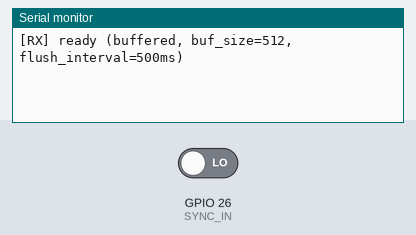
This sketch was run on a simulated ESP32. Parts: the last lines printed to the serial monitor. Inputs (shaded band) come from the test bench; at power-on: GPIO 26 (SYNC_IN) LOW. Storage starts empty; nothing arrives over Bluetooth unless stated.

Above: at 1.2 s.
1.3 s: GPIO 26 (SYNC_IN) driven HIGH
At 2.4 s:
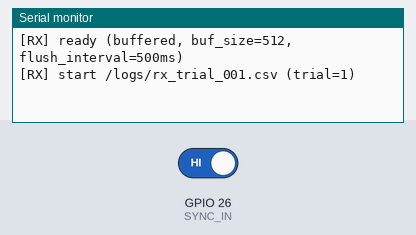
2.8 s: GPIO 26 (SYNC_IN) driven LOW
At 3.5 s:
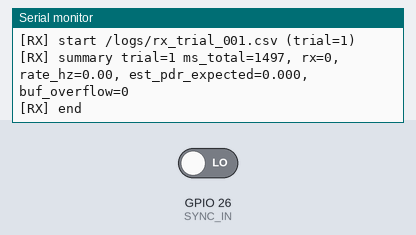

Measured:
- after the input at 1.3 s, the serial monitor: prints a new line at once (image 1)
- after the input at 2.8 s, the serial monitor: prints a new line at once (image 2)

The sketch:

RX_BLE_to_SD.ino
```cpp
// === RX_BLE_to_SD_SYNC_B.ino ===
// Board: ESP32 Dev Module (Arduino-ESP32 v3.x)
//
// 機能：パッシブスキャンでTXのMFD("MFxxxx")を受信 → SDへ記録。
//       SYNC(26)で試行ファイルを開始/終了。
// 配線：SYNC_IN=26 ← ①の SYNC_OUT=25
//      SD: CS=5, SCK=18, MISO=19, MOSI=23
//
// 出力：/logs/rx_trial_XXX.csv
//   ms,event,rssi,addr,mfd
//
// 2025-11-30: バッファリング実装（SD書き込みボトルネック対策）
//   - コールバックではリングバッファに書き込み（高速）
//   - loop()で定期的にSDへフラッシュ

#include <Arduino.h>
#include <SPI.h>
#include <SD.h>

#ifndef __has_include
  #define __has_include(x) 0
#endif
#if __has_include(<NimBLEDevice.h>)
  #include <NimBLEDevice.h>
  #define USE_NIMBLE 1
#else
  #include <BLEDevice.h>
  #include <BLEUtils.h>
  #include <BLEScan.h>
  #define USE_NIMBLE 0
#endif

static const int SD_CS                = 5;
static const int SYNC_IN              = 26;
static const uint16_t ADV_INTERVAL_MS = 100;
static const uint32_t TRIAL_MS        = 660000; // フォールバック用（11分 = 2000ms×300+α）
static const bool USE_SYNC_END        = true;   // ON向け: SYNC立ち下がりで終了（TX/TXSDと同期）

#ifndef SCAN_MS
  #define SCAN_MS 50
#endif

// ===== リングバッファ設定 =====
// 100ms interval で 300回 = 最大300エントリ
// 余裕を見て512エントリ、各48バイト → 約24KB
static const uint16_t RX_BUF_SIZE = 512;
static const uint32_t FLUSH_INTERVAL_MS = 500;  // 500ms毎にSDへフラッシュ

struct RxEntry {
  uint32_t ms;
  int8_t rssi;
  char addr[18];  // "xx:xx:xx:xx:xx:xx" + null
  char mfd[8];    // "MFxxxx" + null
};

static RxEntry rxBuf[RX_BUF_SIZE];
static volatile uint16_t rxBufHead = 0;  // 書き込み位置（コールバック）
static uint16_t rxBufTail = 0;           // 読み出し位置（loop）
static uint32_t lastFlushMs = 0;
static uint32_t bufOverflow = 0;         // オーバーフローカウント

volatile bool syncLvl=false, syncEdge=false;
File f;
static const char FW_TAG[] = "RX_BLE_to_SD_SYNC_C";  // バージョンアップ
static uint32_t trialIndex = 0;

static inline int nib(char c){
  if(c>='0'&&c<='9')return c-'0';
  if(c>='A'&&c<='F')return c-'A'+10;
  if(c>='a'&&c<='f')return c-'a'+10;
  return -1;
}
static bool parseMFD(const String&s, uint16_t& seq){
  if (s.length()<6) return false;
  if (!(s[0]=='M'&&s[1]=='F')) return false;
  int n0=nib(s[2]),n1=nib(s[3]),n2=nib(s[4]),n3=nib(s[5]);
  if (n0<0||n1<0||n2<0||n3<0) return false;
  seq=(uint16_t)((n0<<12)|(n1<<8)|(n2<<4)|n3);
  return true;
}

char txLockAddr[18] = "";  // 最初に見えた送信機にロック
uint32_t t0Ms=0; bool trial=false;
uint32_t rxCount=0;

void IRAM_ATTR onSync(){
  bool s=digitalRead(SYNC_IN);
  if (s!=syncLvl){ syncLvl=s; syncEdge=true; }
}

String nextPath(){
  SD.mkdir("/logs");
  char p[64];
  for(uint32_t id=1;;++id){
    snprintf(p,sizeof(p),"/logs/rx_trial_%03lu.csv",(unsigned long)id);
    if(!SD.exists(p)) return String(p);
  }
}

// バッファをSDにフラッシュ
void flushBuffer(){
  if (!f) return;

  uint16_t head = rxBufHead;  // volatile読み出し
  while (rxBufTail != head) {
    RxEntry& e = rxBuf[rxBufTail];
    f.printf("%lu,ADV,%d,%s,%s\r\n",
             (unsigned long)e.ms, (int)e.rssi, e.addr, e.mfd);
    rxBufTail = (rxBufTail + 1) % RX_BUF_SIZE;
  }
}

void startTrial(){
  String path=nextPath();
  f=SD.open(path, FILE_WRITE);
  if (f){
    f.println("ms,event,rssi,addr,mfd");
    trialIndex++;
    f.printf("# meta, firmware=%s, trial_index=%lu, adv_interval_ms=%u, buf_size=%u\r\n",
             FW_TAG, (unsigned long)trialIndex, (unsigned)ADV_INTERVAL_MS, (unsigned)RX_BUF_SIZE);
  }
  t0Ms=millis();
  trial=true;
  txLockAddr[0]='\0';
  rxCount=0;
  rxBufHead=0;
  rxBufTail=0;
  bufOverflow=0;
  lastFlushMs=millis();
  Serial.printf("[RX] start %s (trial=%lu)\n", path.c_str(), (unsigned long)trialIndex);
}

void endTrial(){
  if (trial){
    trial=false;

    // 残りバッファをフラッシュ
    flushBuffer();

    if (f){ f.flush(); f.close(); }
    uint32_t t_ms = millis() - t0Ms;
    double dur_s = t_ms / 1000.0;
    double rate_hz = (dur_s>0.0)? ((double)rxCount / dur_s) : 0.0;
    double expected = (double)t_ms / (double)ADV_INTERVAL_MS;
    double pdr = (expected>0.0)? ((double)rxCount / expected) : 0.0;
    Serial.printf("[RX] summary trial=%lu ms_total=%lu, rx=%lu, rate_hz=%.2f, est_pdr_expected=%.3f, buf_overflow=%lu\n",
                  (unsigned long)trialIndex,
                  (unsigned long)t_ms, (unsigned long)rxCount, rate_hz, pdr,
                  (unsigned long)bufOverflow);
    Serial.println("[RX] end");
  }
}

#if USE_NIMBLE
NimBLEScan* gScan=nullptr;
class CB: public NimBLEAdvertisedDeviceCallbacks{
  void onResult(NimBLEAdvertisedDevice* d) override {
    if (!trial) return;

    // MFDパース
    std::string mfdStd = d->getManufacturerData();
    if (mfdStd.length() < 6) return;
    if (mfdStd[0] != 'M' || mfdStd[1] != 'F') return;

    // アドレス取得
    std::string addrStd = d->getAddress().toString();

    // 最初のTXにロック
    if (txLockAddr[0] == '\0') {
      strncpy(txLockAddr, addrStd.c_str(), sizeof(txLockAddr)-1);
      txLockAddr[sizeof(txLockAddr)-1] = '\0';
    }
    if (strncmp(txLockAddr, addrStd.c_str(), sizeof(txLockAddr)) != 0) return;

    // リングバッファに書き込み（高速）
    uint16_t nextHead = (rxBufHead + 1) % RX_BUF_SIZE;
    if (nextHead == rxBufTail) {
      // バッファフル - オーバーフロー
      bufOverflow++;
      return;
    }

    RxEntry& e = rxBuf[rxBufHead];
    e.ms = millis() - t0Ms;
    e.rssi = (int8_t)d->getRSSI();
    strncpy(e.addr, addrStd.c_str(), sizeof(e.addr)-1);
    e.addr[sizeof(e.addr)-1] = '\0';
    strncpy(e.mfd, mfdStd.c_str(), sizeof(e.mfd)-1);
    e.mfd[sizeof(e.mfd)-1] = '\0';

    rxBufHead = nextHead;
    rxCount++;
  }
};
CB cb;
#else
BLEScan* gScan=nullptr;
class CB: public BLEAdvertisedDeviceCallbacks{
  void onResult(BLEAdvertisedDevice d) override {
    if (!trial) return;

    // MFDパース (Arduino String版)
    String mfdStr = d.getManufacturerData();
    if (mfdStr.length() < 6) return;
    if (mfdStr[0] != 'M' || mfdStr[1] != 'F') return;

    // アドレス取得 (Arduino String版)
    String addrStr = d.getAddress().toString();

    // 最初のTXにロック
    if (txLockAddr[0] == '\0') {
      strncpy(txLockAddr, addrStr.c_str(), sizeof(txLockAddr)-1);
      txLockAddr[sizeof(txLockAddr)-1] = '\0';
    }
    if (strncmp(txLockAddr, addrStr.c_str(), sizeof(txLockAddr)) != 0) return;

    // リングバッファに書き込み（高速）
    uint16_t nextHead = (rxBufHead + 1) % RX_BUF_SIZE;
    if (nextHead == rxBufTail) {
      // バッファフル - オーバーフロー
      bufOverflow++;
      return;
    }

    RxEntry& e = rxBuf[rxBufHead];
    e.ms = millis() - t0Ms;
    e.rssi = (int8_t)d.getRSSI();
    strncpy(e.addr, addrStr.c_str(), sizeof(e.addr)-1);
    e.addr[sizeof(e.addr)-1] = '\0';
    strncpy(e.mfd, mfdStr.c_str(), sizeof(e.mfd)-1);
    e.mfd[sizeof(e.mfd)-1] = '\0';

    rxBufHead = nextHead;
    rxCount++;
  }
};
CB cb;
#endif

void setup(){
  Serial.begin(115200);

  // SD
  SPI.begin(18,19,23,SD_CS);
  if(!SD.begin(SD_CS)){ Serial.println("[SD] init FAIL"); while(1) delay(1000); }

  // SYNC
  pinMode(SYNC_IN, INPUT_PULLDOWN);
  attachInterrupt(digitalPinToInterrupt(SYNC_IN), onSync, CHANGE);
  syncLvl=digitalRead(SYNC_IN);
  if (syncLvl) startTrial();

  // BLE passive scan (rho=1)
#if USE_NIMBLE
  NimBLEDevice::init("RX_ESP32");
  gScan = NimBLEDevice::getScan();
  gScan->setActiveScan(false);
  gScan->setInterval(SCAN_MS);
  gScan->setWindow(SCAN_MS);
  gScan->setAdvertisedDeviceCallbacks(&cb);
  gScan->start(0, false);
#else
  BLEDevice::init("RX_ESP32");
  gScan = BLEDevice::getScan();
  gScan->setActiveScan(false);
  gScan->setInterval(SCAN_MS);
  gScan->setWindow(SCAN_MS);
  gScan->setAdvertisedDeviceCallbacks(&cb, true);
  gScan->start(0, nullptr, false);
#endif
  Serial.printf("[RX] ready (buffered, buf_size=%u, flush_interval=%lums)\n",
                (unsigned)RX_BUF_SIZE, (unsigned long)FLUSH_INTERVAL_MS);
}

void loop(){
  if (syncEdge){
    noInterrupts(); bool s=syncLvl; syncEdge=false; interrupts();
    if (s && !trial) {
      startTrial();
    } else if (USE_SYNC_END && !s && trial) {
      endTrial();
    }
  }

  // 定期的にバッファをSDへフラッシュ
  if (trial) {
    uint32_t now = millis();
    if (now - lastFlushMs >= FLUSH_INTERVAL_MS) {
      flushBuffer();
      lastFlushMs = now;
    }
  }

  // 固定窓での自動終了（SYNC立ち下がりを無視する場合）
  if (trial && !USE_SYNC_END){
    if ((millis() - t0Ms) >= TRIAL_MS){
      endTrial();
    }
  }
}
```
